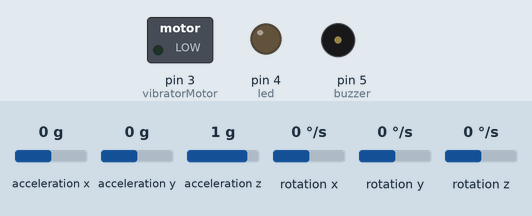
This sketch was run on a simulated Arduino Uno, built with avr-gcc and run on an emulated ATmega328P. On the bench: switched loads named in the sketch (green lamp = pin HIGH), output pins drawn as LEDs (lit = HIGH), buzzer (waves = sounding, pin HIGH). The inputs (shaded band) are chosen by the test bench; at power-on: rotation x 0 °/s, acceleration x 0 g, acceleration y 0 g, acceleration z 1 g, rotation y 0 °/s, rotation z 0 °/s. What the sketch prints to the serial monitor is not drawn.

Above: at 1.2 s.
1.3 s: rotation x set to -35 °/s
2.8 s: rotation x set to -42 °/s
At 3.3 s:
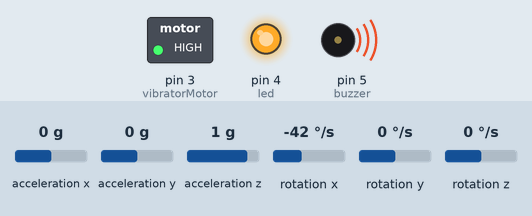
Timing chart, 0 to 5.8 s (numbered marks = the images above; inputs shaded):
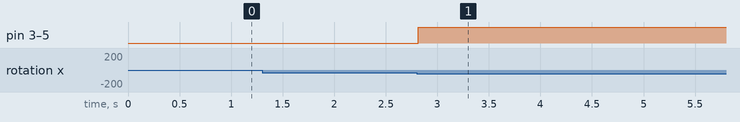

The sketch:

helmet_safety.ino
```cpp
#include <Wire.h>
#include <MPU6050.h>

MPU6050 mpu;

const char vibratorMotor = 3;
const char led = 4;
const char buzzer = 5;

void setup()
{
	Serial.begin(9600);
	Wire.begin();

	mpu.initialize();

	if (mpu.testConnection())
	{
		Serial.println("MPU6050 connection successful");
	}
	else
	{
		Serial.println("MPU6050 connection failed");
	}

	pinMode(vibratorMotor, OUTPUT);
	pinMode(led, OUTPUT);
	pinMode(buzzer, OUTPUT);
}

void loop()
{
	int16_t ax, ay, az;
	int16_t gx, gy, gz;

	mpu.getMotion6(&ax, &ay, &az, &gx, &gy, &gz);

	if (abs(gx) > 5000 || abs(gy) > 5000 || abs(gz) > 5000)
	{
		digitalWrite(vibratorMotor, HIGH);
		digitalWrite(led, HIGH);
		digitalWrite(buzzer, HIGH);
	}
	else
	{
		Serial.println("No significant motion.");
		digitalWrite(vibratorMotor, LOW);
		digitalWrite(led, LOW);
		digitalWrite(buzzer, LOW);
	}

	//  Serial.print("Gyro X: "); Serial.print(gx);
	//  Serial.print(" | Y: "); Serial.print(gy);
	//  Serial.print(" | Z: "); Serial.println(gz);

	delay(100);
}
```

Measured:
- the behaviour switches between -38 and -39 °/s on rotation x (found by bisection; images 0 and 1)
- after the input at 1.3 s, every drawn part: stays the same
- after the input at 2.8 s, pin 3 (vibratorMotor), pin 4 (led), pin 5 (buzzer): LOW → HIGH at once
